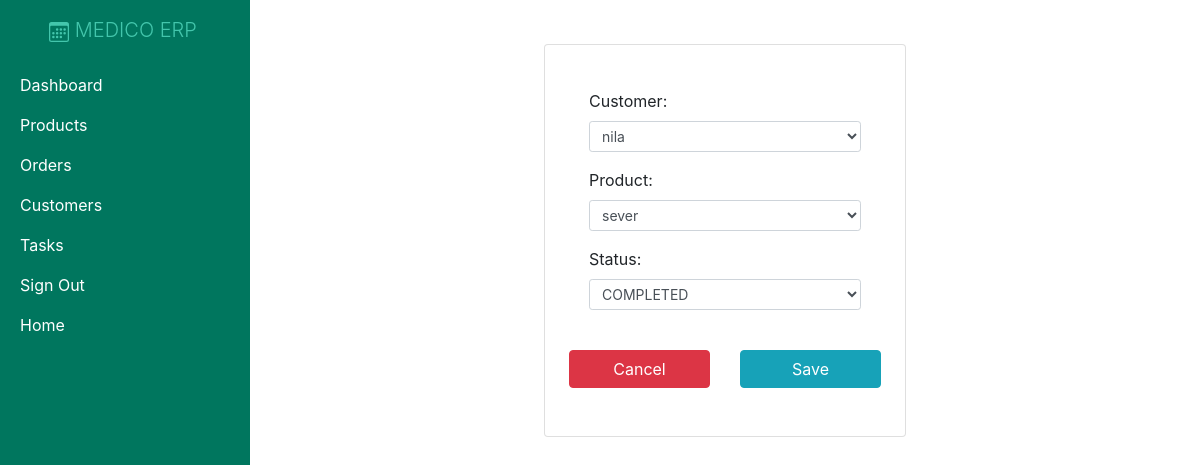
The app's page /update_order/6 with its own data.
### crm/models.py (models this page shows)
class Order(models.Model):
    customer = models.ForeignKey(Customer, null=True, on_delete= models.CASCADE)
    product = models.ForeignKey(Product, null=True, on_delete= models.CASCADE)
    date_created = models.DateTimeField(auto_now_add=True, null=True)
    status = models.CharField(max_length=200, null=True, choices=(
        ('CANCELED','CANCELED'),
        ('COMPLETED','COMPLETED'),
        ('REFUNDED','REFUNDED'),
        ('PENDING PAYMENT','PENDING PAYMENT'),
    ))

### crm/views.py (the view)
# urls.py: path('update_order/<str:pk>', views.update_order, name="update_order"),
def update_order(request, pk):
    order = Order.objects.get(id=pk)
    form = Form(instance=order)
    if request.method == 'POST':
        form = Form(request.POST,instance=order)
        if form.is_valid():
            form.save()
            return redirect('/orders')
    context = {'form': form}
    return render(request,'crm/form_page.html',context)

### crm/forms.py
class Form(forms.ModelForm):
    class Meta:
        model = Order
        fields = '__all__'
        widgets={
                   "product":forms.Select(attrs={'class': "form-control form-control-sm"}),
                   "customer":forms.Select(attrs={'class': "form-control form-control-sm"}),
                   "status":forms.Select(attrs={'class': "form-control form-control-sm"}),
                }

### crm/models.py (called while the page is built)
    def __str__(self):
        return self.name

    def __str__(self):
        return self.name

### crm/templates/crm/form_page.html (shortened to what this page needs)
{% extends 'crm/main.html' %}
{% block content %}
<div class="container w-50 mt-4">
  <form action="" method="POST">
    <div class="card p-4 m-4">
      <div class="card-body">
        {{form.as_p}}
      </div>
      <div class="row">
        <div class="col">
          <button onclick="window.history.back();" class="btn btn-danger w-100 mt-1 mb-4">Cancel</button>
        </div>
        <div class="col">
          <button type="submit" name="Submit" value="Submit" class="btn btn-info w-100 mt-1 mb-4">Save</button>
        </div>
      </div>
    </div>
  </form>
</div>
{% endblock content %}

### records on screen
Order: customer "nila", product "sever", status "COMPLETED"
